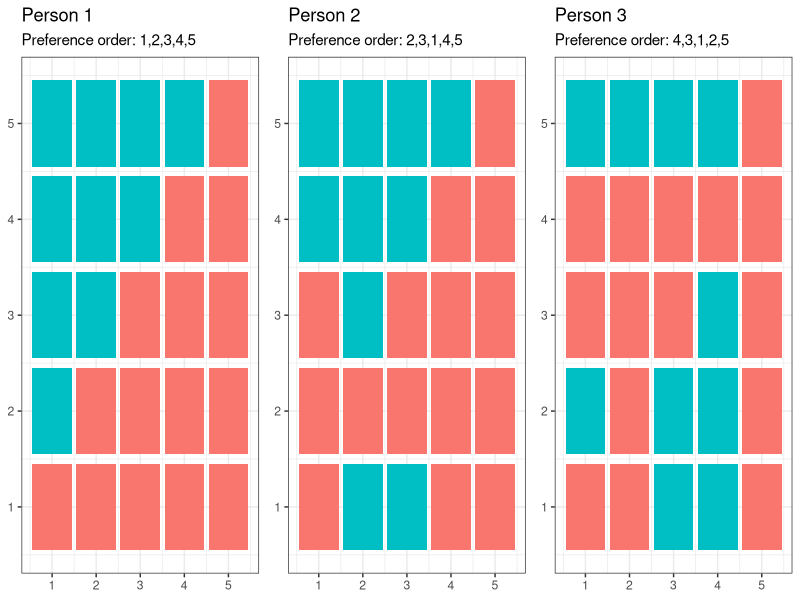
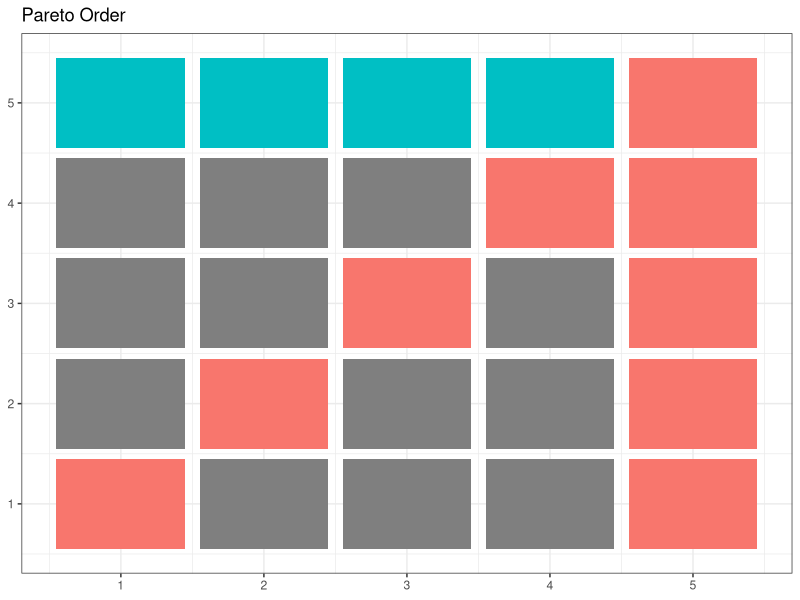
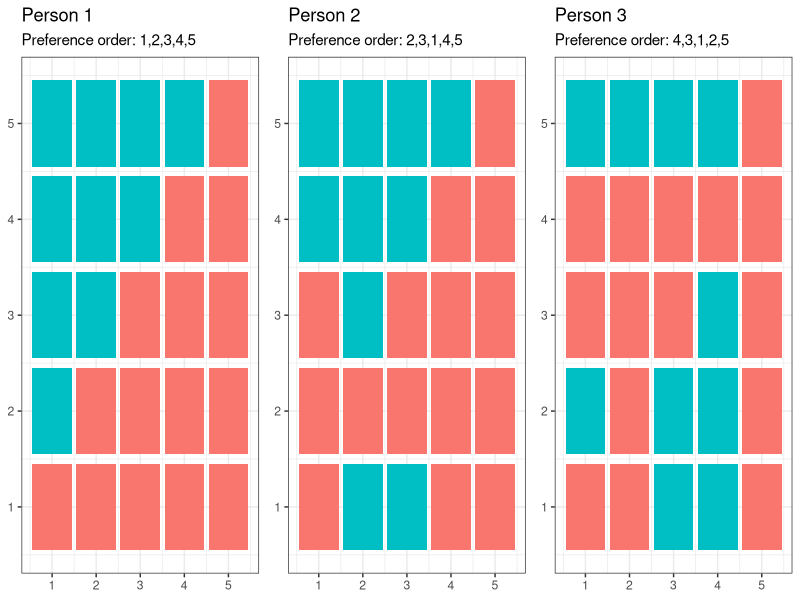
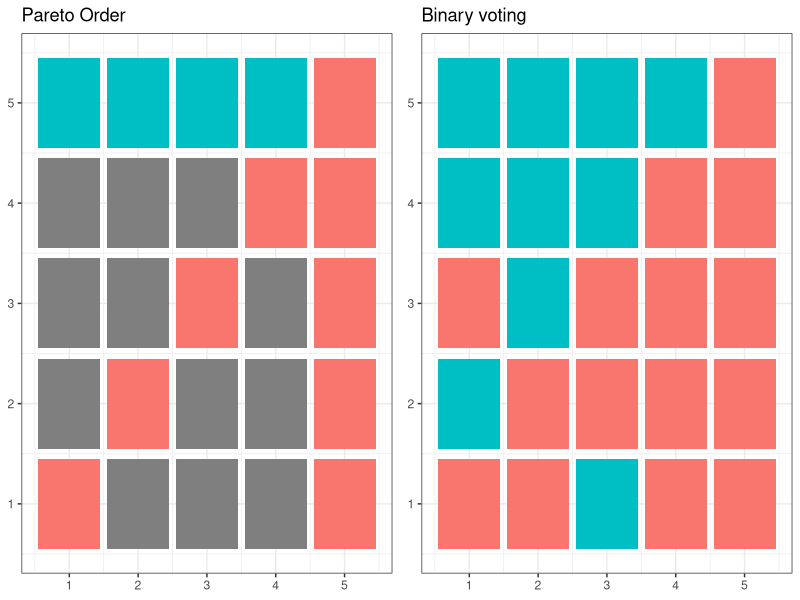
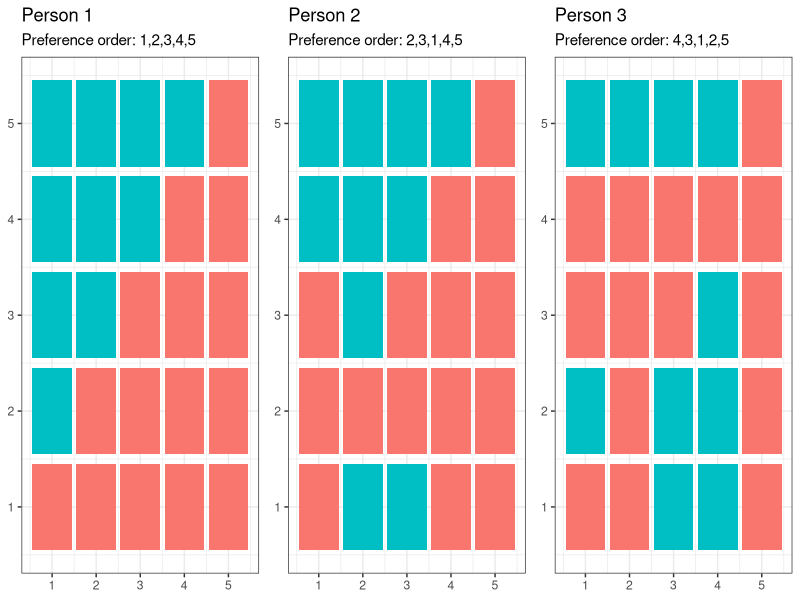
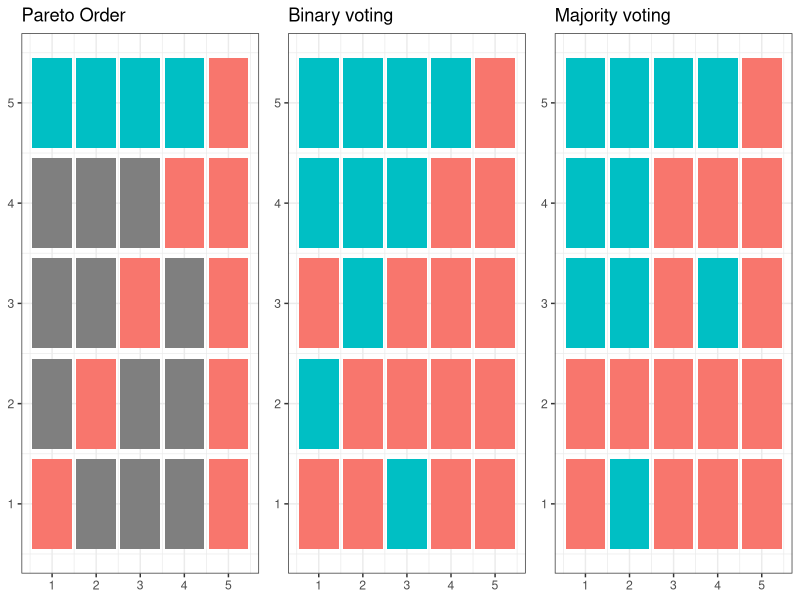

Source code (R) for these figures, in order:
## ---- chunk 1
library(ggplot2)
library(gridExtra)
library(scales)
outcomes <- 5
n <- 3
ranking <- list()
Rpref <- list()
ranking[[1]]  <- c(1,2,3,4,5)
ranking[[2]]  <- c(2,3,1,4,5)
ranking[[3]]  <- c(4,3,1,2,5)
for (i in 1:n) {
  Rpref[[i]] = matrix(F, nrow=outcomes, ncol=outcomes)
  for (j in 1:(outcomes-1)) {
    r = ranking[[i]][j]
    Rpref[[i]][r,ranking[[i]][(j+1):outcomes]] = T
  } 
}

plotpref <- function(R) {
  outcomes  <- nrow(R)
  df  <- expand.grid(1:outcomes, 1:outcomes)
  df$R  <- as.vector(R)
  fig  <-  ggplot(data=df, aes(x=Var1, y=Var2, fill=R)) +
    geom_tile(width=0.9, height=0.9, ) +
    theme_bw()+ 
    theme(axis.title.x=element_blank(),
          axis.title.y=element_blank(),
          legend.position="none") 
  fig
}
fig <- list()
for (i in 1:n) {
  fig[[i]]  <- plotpref(Rpref[[i]]) + labs(title=sprintf("Person %d",i),
                                           subtitle=paste("Preference order:", paste(ranking[[i]], collapse=",")))
}
grid.arrange(grobs=fig, ncol=3)
## ---- chunk 2
Rpareto = Rpref[[1]]
for (i in 2:n) {
  Rpareto[Rpareto != Rpref[[i]]]  <-  NA
}
figp  <- plotpref(Rpareto) + labs(title="Pareto Order")
figp
## ---- chunk 3
grid.arrange(grobs=fig, ncol=3)
## ---- chunk 4
Rbin  <- matrix(0, nrow=outcomes, ncol=outcomes)
for(i in 1:n) {
  Rbin  <- Rbin + Rpref[[i]]
}
Rbin  <-  Rbin>=(n+1)/2
figb <- plotpref(Rbin) + labs(title="Binary voting")
grid.arrange(grobs=list(figp,figb), ncol=2)
## ---- chunk 5
grid.arrange(grobs=fig, ncol=3)
## ---- chunk 6
votes <- matrix(0,nrow=outcomes,ncol=outcomes)
for (i in 1:n) {
  for (c in 1:outcomes) {
    f <- ranking[[i]][c]
    votes[f,c] <- votes[f,c] + 1
  }
}
Rmv  <- matrix(NA, nrow=outcomes, ncol=outcomes)
for(i in 1:outcomes) {
  for (j in 1:outcomes) {
    for (c in 1:outcomes) {
      if (votes[i,c] != votes[j,c]) {
        Rmv[i,j] = votes[i,c]>votes[j,c]
        break
      }
    }
  }
  Rmv[i,i] = F
}
figv <- plotpref(Rmv) + labs(title="Majority voting")
grid.arrange(grobs=list(figp,figb, figv), ncol=3)
